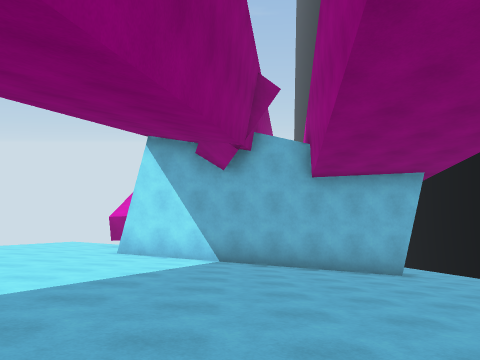
[1] (above)

16 first-person views from a walk through a scene from a Unity 3-D project. The camera is 1.3 m above the floor, tilts 6° down and sees 70° across. The floor is counted in squares, 2 m on a side. Each view is taken from the middle of a square. On the plan, view 1 faces up. The plan holds only what a view shows up to about 10 squares ahead; the rest is blank. The place goes on beyond the plan.

[2]
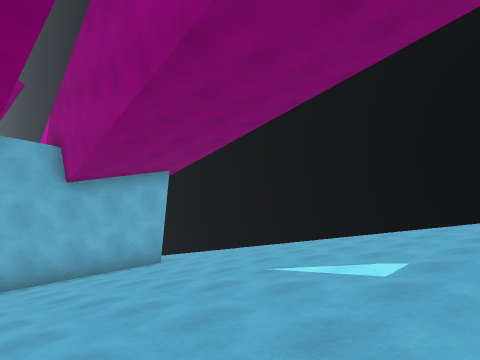

[3]
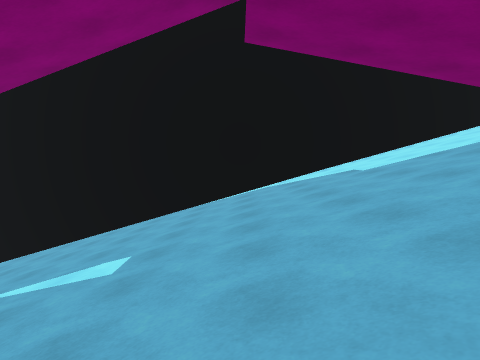

[4]
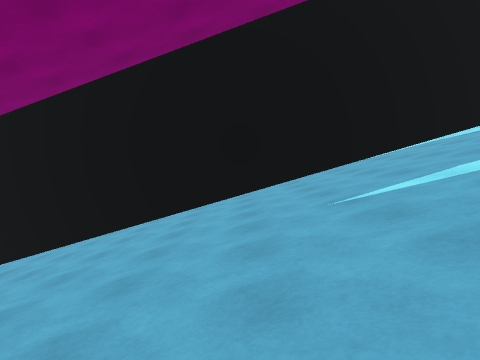

[5]
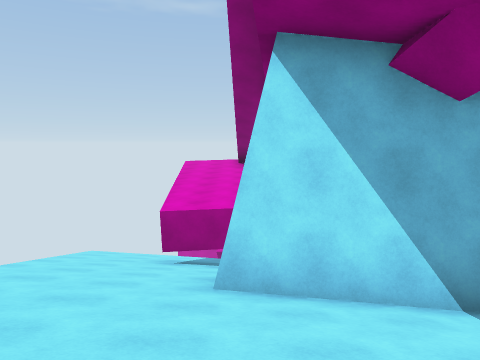

[6]
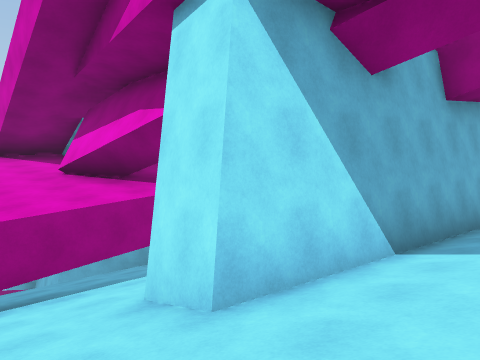

[7]
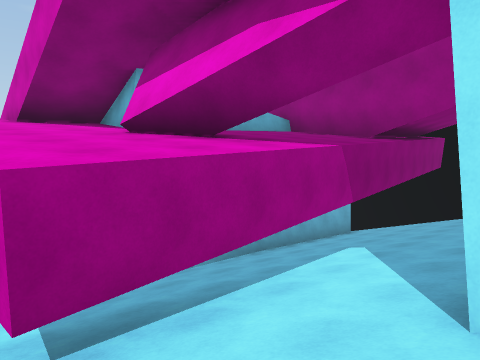

[8]
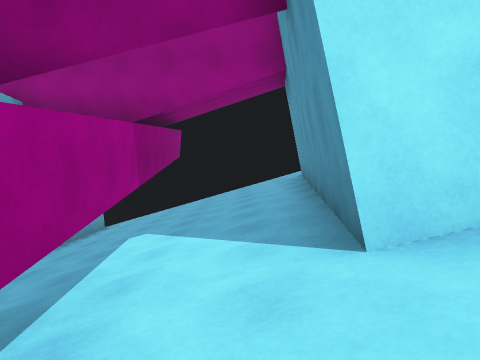

[9]
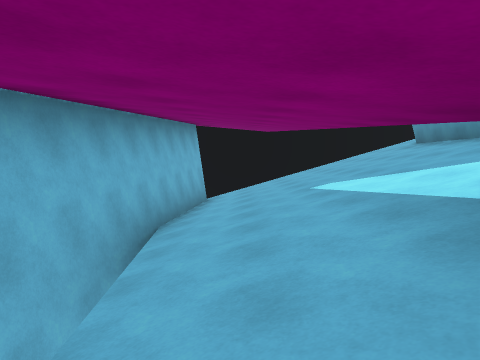

[10]
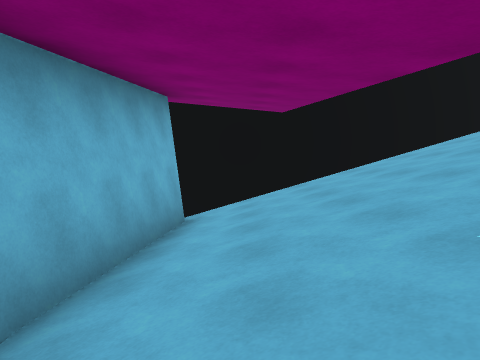

[11]
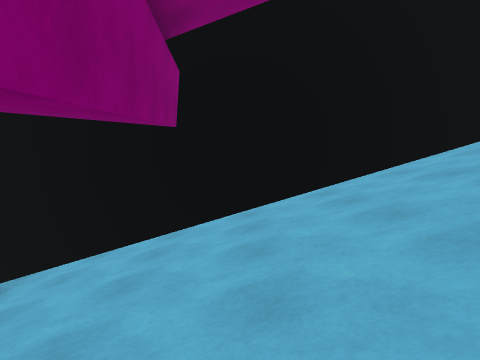

[12]
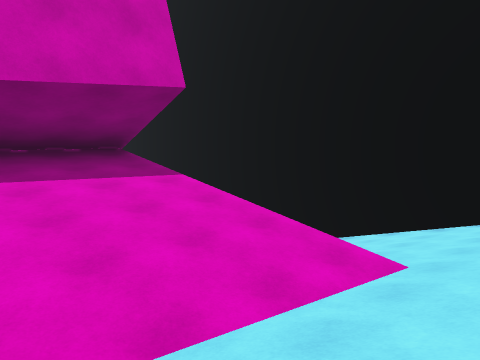

[13]
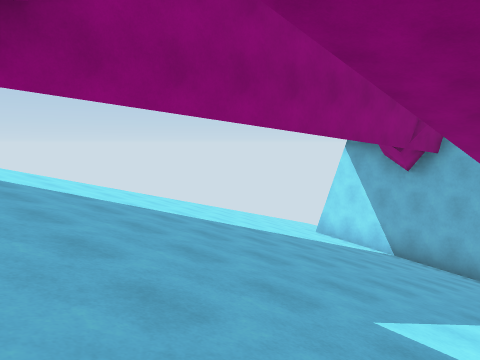

[14]
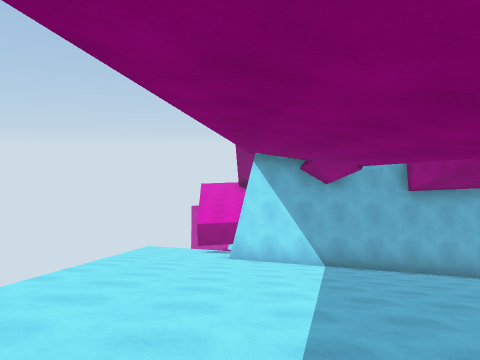

[15]
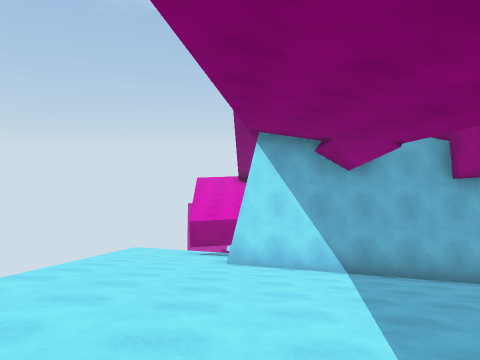

[16]
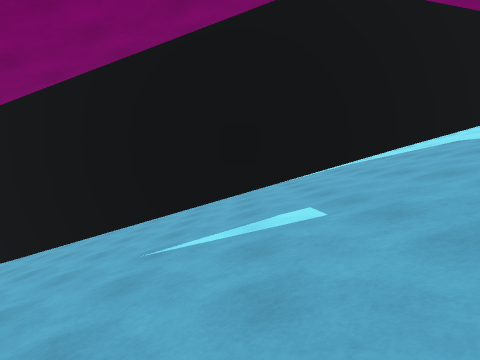

### Floor plan
Key: @ floor where view 1 was taken; # wall or solid block; . main floor; : floor 0.5 m higher than the main floor; + floor 1 m higher than the main floor; * floor 1.25 m higher than the main floor; - floor 3.5 m lower than the main floor; _ floor 9.5 m lower than the main floor; < floor 10 m lower than the main floor; / step, stairs or slope; = window, fence, low wall or low ledge; v drop or lower ground.
Columns run from 7 left of view 1 to 9 right of it. Each row starts with its distance up from view 1.
 17                #
 16      #####     #
 15   vvvv/////##v #
 14  ////////////v #
 13  //===///////v #
 12  ///<////////v #
 11 v///////////// #
 10 v///#####_//// #
  9  ///########// #
  8  /////////////v#
  7  v////////////v#
  6  v////////////v#
  5  v////////////v#
  4  v/////////////#
  3   /////////////#
  2   /////////////#
  1   /////////////#
  0   v////@///////#
 -1     /  ////////##
 -2         ///////-#
 -3         *///////#
 -4         +++/////#
 -5        ::::/ ///#
 -6        ..../////#
 -7         ////////#
 -8        ////

Where each view was taken, in squares from view 1:
view 1: 0 up, 0 right, facing up
view 2: 0 up, 1 left, facing up-right
view 3: 0 up, 1 left, facing right
view 4: 4 up, 1 left, facing right
view 5: 5 up, 3 left, facing up
view 6: 7 up, 5 left, facing up-right
view 7: 10 up, 5 left, facing up-right
view 8: 11 up, 5 left, facing right
view 9: 14 up, 5 left, facing right
view 10: 14 up, 1 left, facing right
view 11: 12 up, 1 right, facing right
view 12: 8 down, 0 right, facing up-right
view 13: 1 down, 3 right, facing up-left
view 14: 1 down, 3 left, facing up
view 15: 1 up, 3 left, facing up
view 16: 2 up, 1 left, facing right
